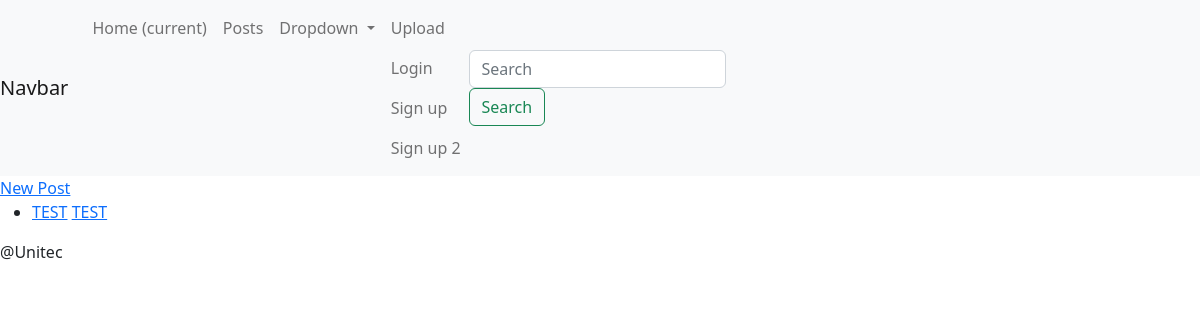
Page /post/ on the earlier database version.
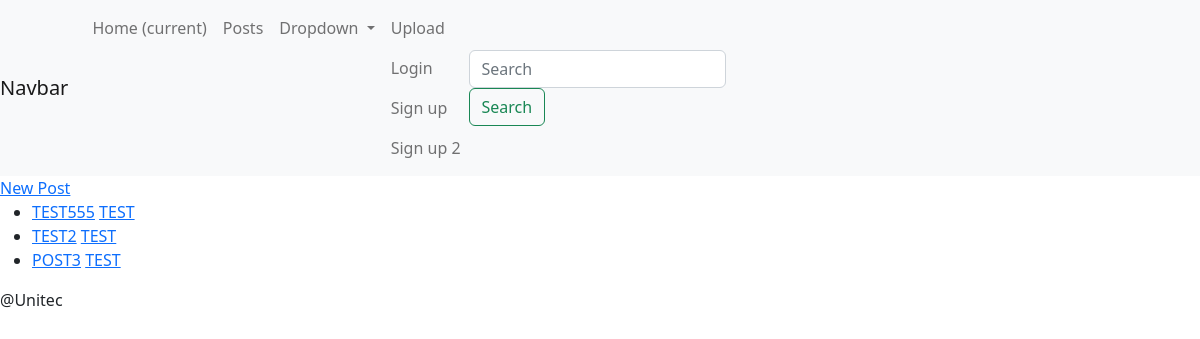
Same page on the later database version.
### blog/models.py (models this page shows, shortened)
class Post(models.Model):
    title = models.CharField(max_length=200, null=True)
    title_tag = models.CharField(max_length=200, null=True)
    post_image = models.ImageField(blank=True,null=True,upload_to="images/")
    author = models.ForeignKey(User, on_delete=models.CASCADE)
    body = RichTextField(blank=True,null=True)
    post_Date = models.DateField(auto_now_add=True)
    snippet = models.CharField(max_length=200, null=True, blank=True)
    category = models.ForeignKey(Category, on_delete=models.CASCADE)
    likes = models.ManyToManyField(User, related_name="post_like")
    def __str__(self):
        return self.title

class Category(models.Model):
    name = models.CharField(max_length=30)

### blog/views.py (the view)
# urls.py: path("post/",listPosts.as_view(),name="posts"),
class listPosts(ListView):
    model = Post
    template_name = "post_list.html"

### templates/post_list.html (shortened to what this page needs)
{% extends "base.html" %}
{% block content %}
            <a href="{% url 'post-create' %}">New Post</a>
<ul>
{% for post in object_list %}
    <li>
        <a href="{%  url 'post-detail' post.id %}">{{ post }}</a>
        <a href="{% url 'category' post.category.id %}">{{ post.category.name }}</a>
    </li>
{% endfor %}
</ul>
{% endblock %}

### templates/base.html (shortened to what this page needs)
<!DOCTYPE html>
<html lang="en">
<head>
    <link href="https://cdn.jsdelivr.net/npm/bootstrap@5.2.0/dist/css/bootstrap.min.css" rel="stylesheet">
</head>
<body>
<nav class="navbar navbar-expand-lg navbar-light bg-light">
  <a class="navbar-brand" href="#">Navbar</a>
  <div class="collapse navbar-collapse" id="navbarSupportedContent">
    <ul class="navbar-nav mr-auto">
      <li class="nav-item active">
        <a class="nav-link" href="#">Home <span class="sr-only">(current)</span></a>
      </li>
      <li class="nav-item">
        <a class="nav-link" href="{% url 'posts' %}">Posts</a>
      </li>
      <li class="nav-item dropdown">
        <a class="nav-link dropdown-toggle" href="#" id="navbarDropdown" role="button" data-toggle="dropdown" aria-haspopup="true" aria-expanded="false">
          Dropdown
        </a>
      </li>
      <li class="nav-item">
        <a class="nav-link" href="{%  url 'file_upload' %}">Upload</a>
          {% if user.is_authenticated %}
           <a class="nav-link" href="{%  url 'logout' %}">Logout</a>
          {% else %}
           <a class="nav-link" href="{%  url 'login' %}">Login</a>
              <a class="nav-link" href="{%  url 'register' %}">Sign up</a>
              <a class="nav-link" href="{%  url 'custom_register' %}">Sign up 2</a>
            {% endif %}
      </li>
    </ul>
    <form class="form-inline my-2 my-lg-0">
      <input class="form-control mr-sm-2" type="search" placeholder="Search" aria-label="Search">
      <button class="btn btn-outline-success my-2 my-sm-0" type="submit">Search</button>
    </form>
  </div>
</nav>
{% block content %}
{% endblock %}
<div id="footer">@Unitec</div>
</body>
</html>

Differences in the rows shown:
changed Post: title "TEST" → "TEST555"
added Post: title "TEST2", category.name "TEST"
added Post: title "POST3", category.name "TEST"
